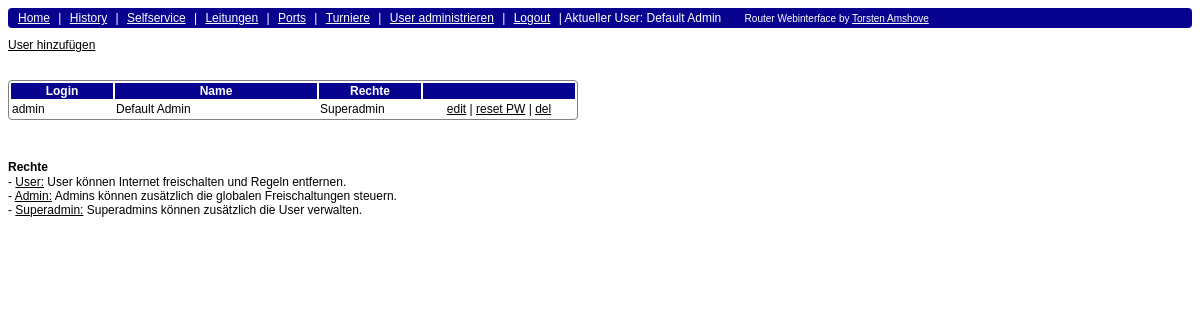
/webinterface/index.php?page=user (signed in), run on the app's committed database.
### tables this page shows
CREATE TABLE IF NOT EXISTS `user` (
  `id` int(11) NOT NULL AUTO_INCREMENT,
  `login` varchar(200) NOT NULL,
  `pw` varchar(200) NOT NULL,
  `name` varchar(200) NOT NULL,
  `ad_level` int(11) NOT NULL,
  PRIMARY KEY (`id`)
);

### webinterface/functions.inc.php (called while the page is built, shortened)
<?php
$ad_level = array(
  3 => "User",
  4 => "Admin",
  5 => "Superadmin"
);
?>

### webinterface/user.php (the view, shortened to what this page needs)
<?php
if($_SESSION["ad_level"] >= 5){
echo "<a href='#' onClick='document.getElementById(\"formular\").style.display = \"block\";'>User hinzuf&uuml;gen</a><br>";
echo "<br><br>";
echo "<table class='hover_row'>
  <tr>
    <th width='100'>Login</th>
    <th width='200'>Name</th>
    <th width='100'>Rechte</th>
    <th width='150'>&nbsp;</th>
  </tr>";
$i=0;
$query = mysql_query("SELECT id, login, name, ad_level FROM user ORDER BY login");
while($row = mysql_fetch_assoc($query)){
  if(($i % 2) > 0) $class = "class='odd_row'";
  else $class = "";
  echo "<tr $class>
    <td>".$row["login"]."</td>
    <td>".$row["name"]."</td>
    <td>".$ad_level[$row["ad_level"]]."</td>
    <td align='center'><a href='index.php?page=user&cmd=edit&id=".$row["id"]."'>edit</a> | <a href='index.php?page=user&cmd=pw&id=".$row["id"]."'>reset PW</a> | <a href='index.php?page=user&cmd=del&id=".$row["id"]."' onClick='return confirm(\"User wirklich l&ouml;schen?\");'>del</a></td>
  </tr>";
  $i++;
}
echo "</table>";
echo "<br><br>";
echo "<h3>Rechte</h3>";
echo " - <u>User:</u> User k&ouml;nnen Internet freischalten und Regeln entfernen.<br>";
echo " - <u>Admin:</u> Admins k&ouml;nnen zus&auml;tzlich die globalen Freischaltungen steuern.<br>";
echo " - <u>Superadmin:</u> Superadmins k&ouml;nnen zus&auml;tzlich die User verwalten.<br>";
}
?>

### webinterface/style.css (style rules this page uses)
* { font-family: Arial, verdana, sans-serif; font-size: 12px; }
a { color: #000000; }
table { border: 1px solid gray; -moz-border-radius: 4px; -webkit-border-radius: 4px; border-radius: 4px; }
th { background-color: #07038F; color: #FFFFFF; }
h3 { margin-bottom: 1px; }

### data on the page
user: login "admin", name "Default Admin", ad_level "Superadmin"

### other printed values
$_SESSION["user_name"] "Default Admin"
